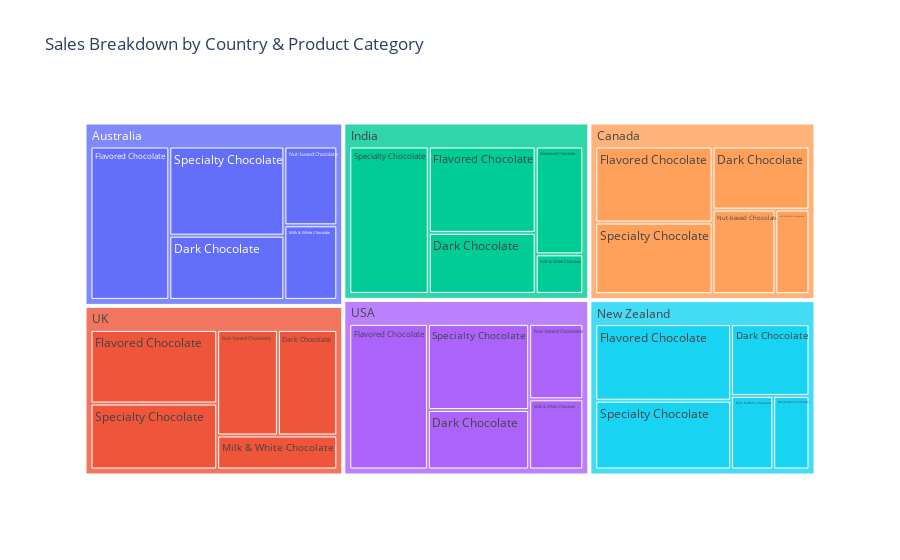

The cell this chart's notebook holds for it:
### Markdown cell above
- The World map does show some changes across countries, however there is only roughly a 15% difference between the country with the most sales and the country with the least.

### Code cell
# Aggregate sales by country and product category
treemap_data = df.groupby(["Country", "Product Category"], as_index=False)["Amount"].sum()

# Create Treemap
fig_treemap = px.treemap(treemap_data,
                          path=["Country", "Product Category"],
                          values="Amount",
                          title="Sales Breakdown by Country & Product Category",
                          labels={"Amount": "Total Sales ($)"})

fig_treemap.show()

### Figure 1 — Plotly figure (JSON) as saved in the notebook; plotly's stock layout.template omitted (floating-point values rounded to 4 significant figures)
{"data": [{"branchvalues": "total", "domain": {"x": [0, 1], "y": [0, 1]}, "hovertemplate": "labels=%{label}<br>Total Sales ($)=%{value}<br>parent=%{parent}<br>id=%{id}<extra></extra>", "ids": ["Australia/Dark Chocolate", "Canada/Dark Chocolate", "India/Dark Chocolate", "New Zealand/Dark Chocolate", "UK/Dark Chocolate", "USA/Dark Chocolate", "Australia/Flavored Chocolate", "Canada/Flavored Chocolate", "India/Flavored Chocolate", "New Zealand/Flavored Chocolate", "UK/Flavored Chocolate", "USA/Flavored Chocolate", "Australia/Milk & White Chocolate", "Canada/Milk & White Chocolate", "India/Milk & White Chocolate", "New Zealand/Milk & White Chocolate", "UK/Milk & White Chocolate", "USA/Milk & White Chocolate", "Australia/Nut-based Chocolate", "Canada/Nut-based Chocolate", "India/Nut-based Chocolate", "New Zealand/Nut-based Chocolate", "UK/Nut-based Chocolate", "USA/Nut-based Chocolate", "Australia/Specialty Chocolate", "Canada/Specialty Chocolate", "India/Specialty Chocolate", "New Zealand/Specialty Chocolate", "UK/Specialty Chocolate", "USA/Specialty Chocolate", "Australia", "Canada", "India", "New Zealand", "UK", "USA"], "labels": ["Dark Chocolate", "Dark Chocolate", "Dark Chocolate", "Dark Chocolate", "Dark Chocolate", "Dark Chocolate", "Flavored Chocolate", "Flavored Chocolate", "Flavored Chocolate", "Flavored Chocolate", "Flavored Chocolate", "Flavored Chocolate", "Milk & White Chocolate", "Milk & White Chocolate", "Milk & White Chocolate", "Milk & White Chocolate", "Milk & White Chocolate", "Milk & White Chocolate", "Nut-based Chocolate", "Nut-based Chocolate", "Nut-based Chocolate", "Nut-based Chocolate", "Nut-based Chocolate", "Nut-based Chocolate", "Specialty Chocolate", "Specialty Chocolate", "Specialty Chocolate", "Specialty Chocolate", "Specialty Chocolate", "Specialty Chocolate", "Australia", "Canada", "India", "New Zealand", "UK", "USA"], "name": "", "parents": ["Australia", "Canada", "India", "New Zealand", "UK", "USA", "Australia", "Canada", "India", "New Zealand", "UK", "USA", "Australia", "Canada", "India", "New Zealand", "UK", "USA", "Australia", "Canada", "India", "New Zealand", "UK", "USA", "Australia", "Canada", "India", "New Zealand", "UK", "USA", "", "", "", "", "", ""], "type": "treemap", "values": [221963, 186263, 197813, 171843, 191352, 183113, 363258, 271516, 279923, 317212, 284872, 347802, 118559, 87822, 57092, 94731, 124719, 115472, 125279, 161672, 155687, 81473, 195734, 124019, 308308, 255626, 355285, 285159, 255115, 264943, 1137367, 962899, 1045800, 950418, 1051792, 1035349]}], "layout": {"legend": {"tracegroupgap": 0}, "title": {"text": "Sales Breakdown by Country & Product Category"}}}
